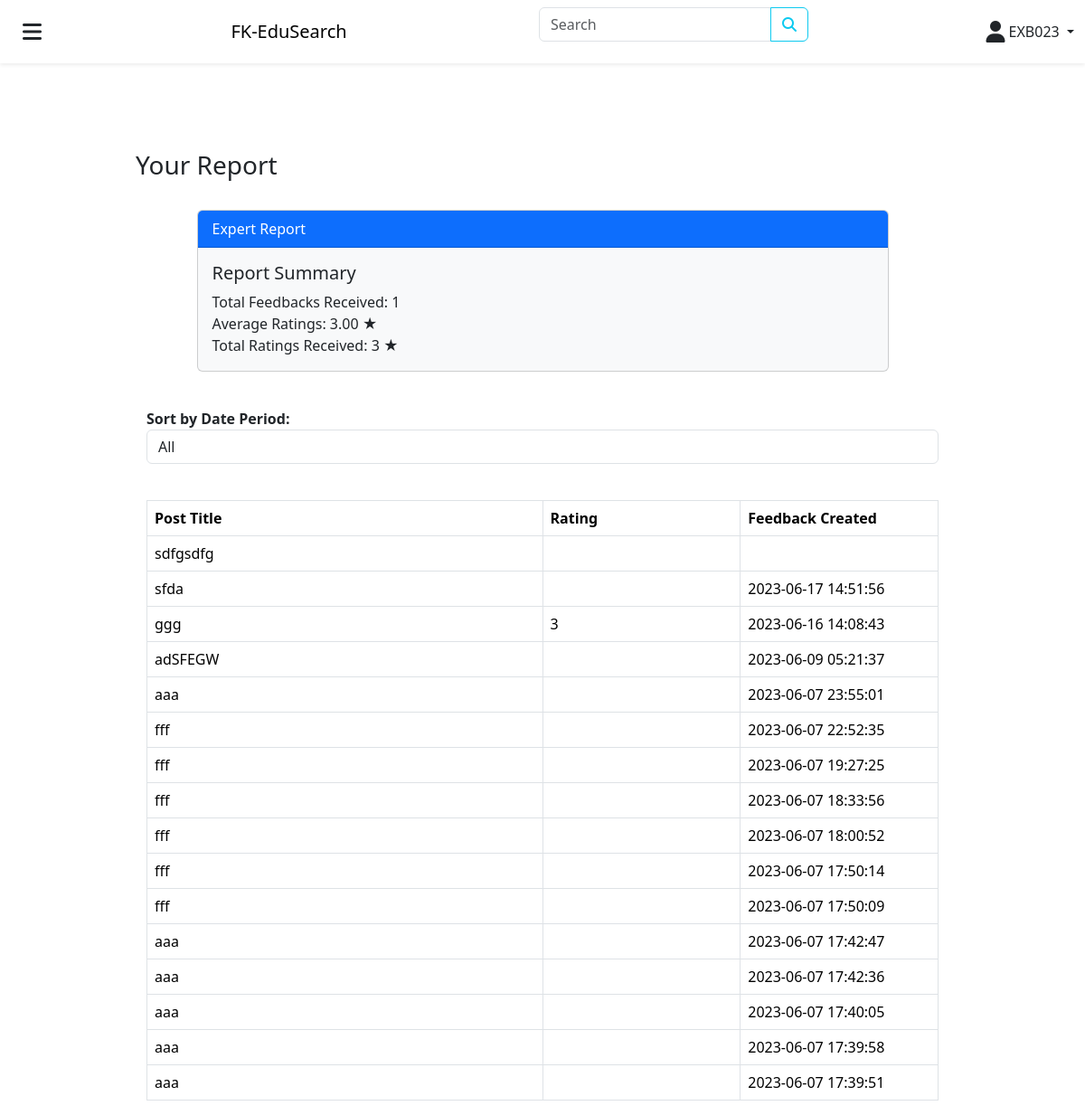
Before: /expertStatistics.php (signed in) with the older database file.
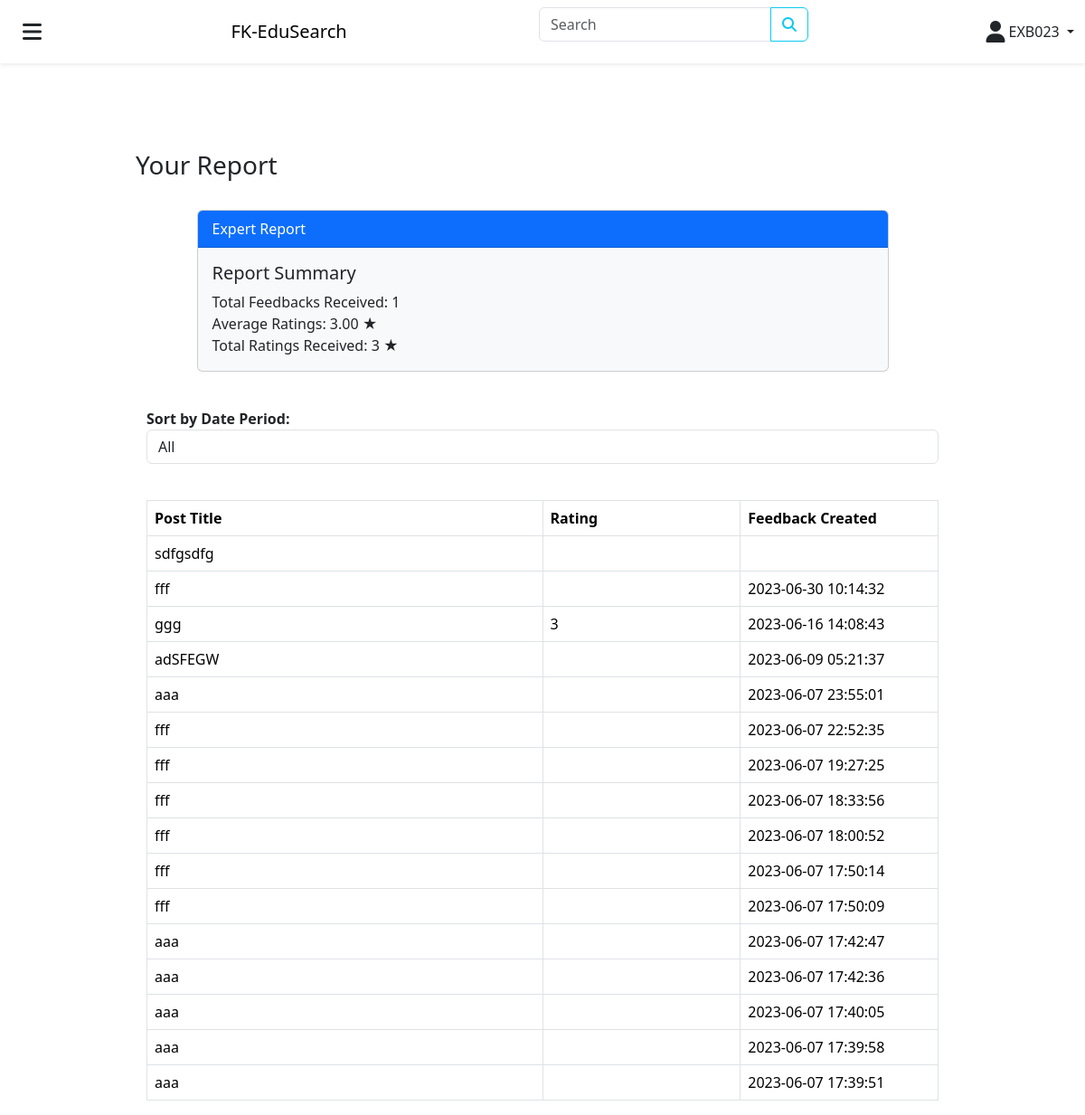
After: the same page with the newer database file.
### tables this page shows
CREATE TABLE `feedback` (
  `FeedbackID` bigint(255) NOT NULL,
  `PostID` bigint(255) NOT NULL,
  `ExpertID` varchar(10) NOT NULL,
  `ExpertFeedback` varchar(255) NOT NULL,
  `FeedbackCreated` timestamp NOT NULL DEFAULT current_timestamp()
);

CREATE TABLE `post` (
  `PostID` bigint(255) NOT NULL,
  `UserID` bigint(255) NOT NULL,
  `PostStatus` varchar(9) NOT NULL,
  `PostTitle` varchar(25) NOT NULL,
  `PostContent` varchar(255) NOT NULL,
  `PostCategory` varchar(25) NOT NULL,
  `ExpertID` varchar(10) NOT NULL,
  `PostCreated` timestamp NOT NULL DEFAULT current_timestamp(),
  `PostUpdated` timestamp NOT NULL DEFAULT current_timestamp() ON UPDATE current_timestamp()
);

CREATE TABLE `rating` (
  `RatingID` bigint(255) NOT NULL,
  `PostID` bigint(255) NOT NULL,
  `UserID` bigint(255) NOT NULL,
  `ExpertID` varchar(10) NOT NULL,
  `UserRating` tinyint(1) NOT NULL,
  `UserFeedback` varchar(255) NOT NULL
);

### controllers/CountRatingController.php (called while the page is built, shortened)
<?php
require './config/db.php';
try {
    $userId = $_SESSION['user_id'];
    $query = "SELECT SUM(UserRating) AS TotalRating, COUNT(UserRating) AS RatingCount FROM rating WHERE ExpertID IN (SELECT ExpertID FROM user WHERE UserID = :userId)";
    $stmt = $conn->prepare($query);
    $stmt->bindParam(':userId', $userId);
    $stmt->execute();
    $result = $stmt->fetch(PDO::FETCH_ASSOC);
    $totalRating = $result['TotalRating'];
    $ratingCount = $result['RatingCount'];
    $query = "SELECT COUNT(*) AS TotalRows FROM rating WHERE ExpertID IN (SELECT ExpertID FROM user WHERE UserID = :userId)";
    $stmt = $conn->prepare($query);
    $stmt->bindParam(':userId', $userId);
    $stmt->execute();
    $result = $stmt->fetch(PDO::FETCH_ASSOC);
    $totalRows = $result['TotalRows'];
    $averageRating = ($ratingCount > 0) ? $totalRating / $totalRows : 0;
    $averageUserRating = number_format($averageRating, 2);
    $totalDataRows = $totalRows;
} catch (PDOException $e) {
    echo "Database Error: " . $e->getMessage();
}

### controllers/ExpertReportController.php (called while the page is built)
<?php
require './config/db.php';
try {
    $query = "SELECT post.PostID, post.PostTitle, rating.UserRating, feedback.FeedbackCreated
    FROM post
    INNER JOIN user ON post.ExpertID = user.ExpertID
    LEFT JOIN rating ON post.PostID = rating.PostID
    LEFT JOIN feedback ON post.PostID = feedback.PostID
    WHERE user.UserID = :userId
    ORDER BY post.PostID DESC";
    $stmt = $conn->prepare($query);
    $stmt->bindParam(':userId', $_SESSION['user_id']);
    $stmt->execute();
    $postData = $stmt->fetchAll(PDO::FETCH_ASSOC);
} catch (PDOException $e) {
    echo "Database Error: " . $e->getMessage();
}

### expertStatistics.php (the view, shortened to what this page needs)
<?php
require "./controllers/CountRatingController.php";
require "./controllers/ExpertReportController.php";
?>
<!DOCTYPE html>
<html lang="en">
<head>
	<link rel="stylesheet" href="./node_modules/bootstrap/dist/css/bootstrap.min.css">
	<link rel="stylesheet" href="./node_modules/@fortawesome/fontawesome-free/css/all.min.css">
</head>
<body>
	<?php require "layouts/navbar.php" ?>
	<div class="">
		<div class="col-9 mx-auto" style="margin-right: 0;">
			<div>
				<h3>Your Report</h3>
				<br>
			</div>
			<div class="d-flex justify-content-center">
				<div class="card bg-light mb-3" style="width: 85%;">
					<div class="card-header bg-primary text-white">Expert Report</div>
					<div class="card-body">
						<h5 class="card-title">Report Summary</h5>
						<p class="card-text">
							<span>Total Feedbacks Received: <span id="totalResponses"><?php echo $totalDataRows; ?></span></span>
							<br>
							<span>Average Ratings: <span id="averageRatings"><?php echo $averageUserRating; ?></span> ★</span>
							<br>
							<span>Total Ratings Received: <span id="totalRatings"><?php echo $totalRating; ?></span> ★</span>
						</p>
					</div>
				</div>
			</div>
			<br>
			<div class="container">
				<div class="row">
					<div class="col-md-12">
						<form class="form-inline">
							<div class="form-group">
								<label for="sort-period"><b>Sort by Date Period:</b></label>
								<select class="form-control" id="sort-period" onchange="filterTableByDate()">
									<option value="all">All</option>
								</select>
							</div>
						</form>
					</div>
				</div>
				<br>
				<div class="row">
					<div class="col-md-12">
						<table class="table table-bordered">
							<thead>
								<tr>
									<th>Post Title</th>
									<th>Rating</th>
									<th>Feedback Created</th>
								</tr>
							</thead>
							<tbody id="table-body">
								<?php foreach ($postData as $post) { ?>
									<tr>
										<td id="PostTitle"><?php echo $post['PostTitle']; ?></a></td>
										<td id="Rating"><?php echo $post['UserRating']; ?></td>
										<td id="FeedbackCreated"><?php echo $post['FeedbackCreated']; ?></td>
									</tr>
								<?php } ?>
							</tbody>
						</table>
					</div>
				</div>
			</div>
		</div>
	</div>
</body>
</html>

Changed rows visible on the page:
removed feedback: PostID.PostTitle "sfda", FeedbackCreated "2023-06-17 14:51:56"
added feedback: PostID.PostTitle "fff", FeedbackCreated "2023-06-30 10:14:32"
